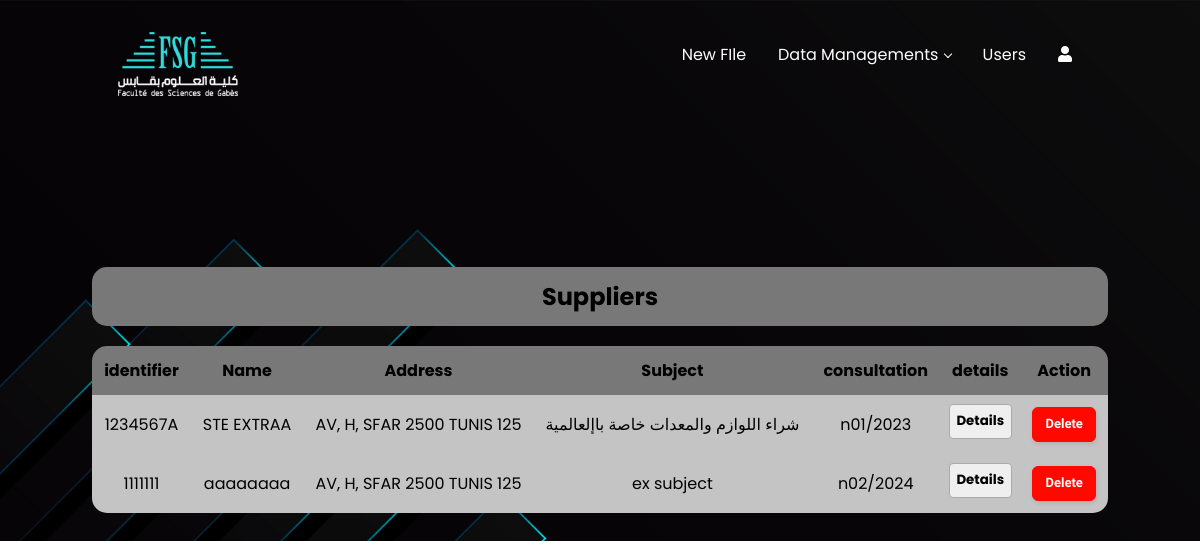
Page /gestionf (signed in) on the committed database.
### website/models.py (models this page shows)
class Fournisseur(models.Model):
    identificateur=models.CharField(max_length=100, null=True)
    name = models.CharField(max_length=100)
    address = models.CharField(max_length=200)
    sujet = models.TextField(max_length=5000)
    consultation=models.CharField( max_length=50,null=True)

### website/views.py (the view)
# urls.py: path('gestionf', views.gestionf, name='gestionf'),
def gestionf(request):
    f_ournisseur = Fournisseur.objects.all()
    return render(request, 'gestionfournisseur.html',{'f_ournisseur': f_ournisseur} )

### website/templates/gestionfournisseur.html (shortened to what this page needs)
{% load static %}
{% block content %}
<html lang="en">
<head>
<link rel="stylesheet" href="{% static 'css/bon_commande.css' %}">
<link rel="stylesheet" href="https://cdnjs.cloudflare.com/ajax/libs/font-awesome/5.15.3/css/all.min.css"/>
<link href='https://unpkg.com/boxicons@2.1.4/css/boxicons.min.css' rel='stylesheet'>
</head>
<body>
  <div class="navbar">
    <div class="logo"><a href="{% url 'home' %}"><img src="static/images/logo.png"/></a></div>
    <div class="menubar">
         <ul class="mbar">
             <li><a href="File">New FIle</a></li>
             <li class="active">
                 <a href="#">Data Managements</a>
              </li>
              {% if request.user.is_superuser %}
              <li class="nd1"><a href="{% url 'userinterface' %}">Users</a> </li>
              {% endif %}
              <li><a href="#"><i class="fas fa-user"></i></a>
              </li>
         </ul>
    </div>
  </div>
 <div class="table-wrapper">
    <div class="tabletitle">
        <h2 >Suppliers</h2></div>
    <table class="table table-striped table-rounded">
        <thead>
              <tr>
                <th scope="col">identifier</th>
                <th scope="col">Name</th>
                <th scope="col">Address</th>
                <th scope="col">Subject</th>
                <th scope="col">consultation</th>
                <th scope="col">details</th>
                {% if request.user.is_superuser or request.user.is_staff %}
                <th scope="col">Action</th>
                {% endif %}
              </tr>
        </thead>
        <tbody class="table-group-divider">
                {% for item in f_ournisseur %}
                <tr scope="row">
                    <td>{{ item.identificateur }}</td>
                    <td>{{ item.name }}</td>
                    <td>{{ item.address }}</td>
                    <td>{{ item.sujet }}</td>
                    <td>{{ item.consultation }}</td>
                    <td><button class="details-button" data-item-id="{{ item.id }}">Details</button></td>
                    {% if request.user.is_superuser or request.user.is_staff %}
                    <td>
                      <form method="POST" action="{% url 'deletef'%}">{% csrf_token %}
                        <input type="submit"  value="Delete" class="btn-danger">
                      </form>
                  </td>
                  {% endif %}
                </tr>
                {% endfor %}
        </tbody>
    </table>
 </div>
</body>
</html>
  {% endblock %}

### website/static/css/bon_commande.css (style rules this page uses)
* { margin: 0; padding: 0; box-sizing: border-box; font-family: "Poppins", sans-serif; }
body { display: flex; align-items: center; min-height: 100vh; justify-content: center; background: #000000; background-image: url('../images/02.jpg'); background-size: cover; background-position: center; background-repeat: no-repeat; }
.navbar { display: flex; justify-content: space-between; padding-top: 2rem; padding-left: 7rem; padding-right: 7rem; position: absolute; top: 0; height: 7rem; width: 100%; }
.navbar ul { list-style: none; display: flex; }
.navbar li { padding: 0 1rem; position: relative; }
.navbar a { text-decoration: none; color: #fff; }
.logo img { padding-left: 5%; height: 80%; }
.menubar { padding-top: 10px; right: 5%; }
.navbar li.active:after { content: ''; display: inline-block; color: white; margin-bottom: 3px; border: solid; border-width: 0 1px 1px 0; width: 5px; height: 5px; transform: rotate(45deg); margin-left: 2px; }
.table { border-collapse: separate; border-spacing: 0; width: 100%; margin: 20px 0; }
.table th, .table td { padding: 12px; background: #c5c4c4; border: none; text-align: center; }
.table th { background: #797878; }
.table-rounded { border-radius: 15px; overflow: hidden; }
.table-wrapper { margin-top: 500px; overflow-x: auto; border-radius: 15px; margin: 150px 0; padding-left: 30px; padding-right: 30px; }
.table-striped tbody tr:nth-of-type(odd) { background: #2b2b2b; }
.tabletitle { padding: 12px; border: none; text-align: center; background: #797878; border-radius: 15px; }
.details-button { border: 1px solid #aaa; border-radius: 4px; padding: 0.5em 0.5em 0; font-weight: bold; margin: -0.5em -0.5em 0; padding: 0.5em; }
.btn-danger { background: #ff0800; border: 1px solid #ff0800; border-radius: 6px; box-shadow: rgba(0, 0, 0, 0.1) 1px 2px 4px; box-sizing: border-box; color: #FFFFFF; cursor: pointer; display: inline-block; font-family: nunito,roboto,proxima-nova,"proxima nova",sans-serif; font-size: 13px; font-weight: 650; line-height: 16px; height: 35px; outline: 0; padding: 5px 12px; text-align: center; text-rendering: geometricprecision; text-transform: none; user-select: none; -webkit-user-select: none; touch-action: manipulation; vertical-align: middle; }

### rows in the picture
Fournisseur: identificateur "1234567A", name "STE EXTRAA", address "AV, H, SFAR 2500 TUNIS 125", sujet "شراء اللوازم والمعدات خاصة باإلعالمية", consultation "n01/2023"
Fournisseur: identificateur "1111111", name "aaaaaaaa", address "AV, H, SFAR 2500 TUNIS 125", sujet "ex subject", consultation "n02/2024"
